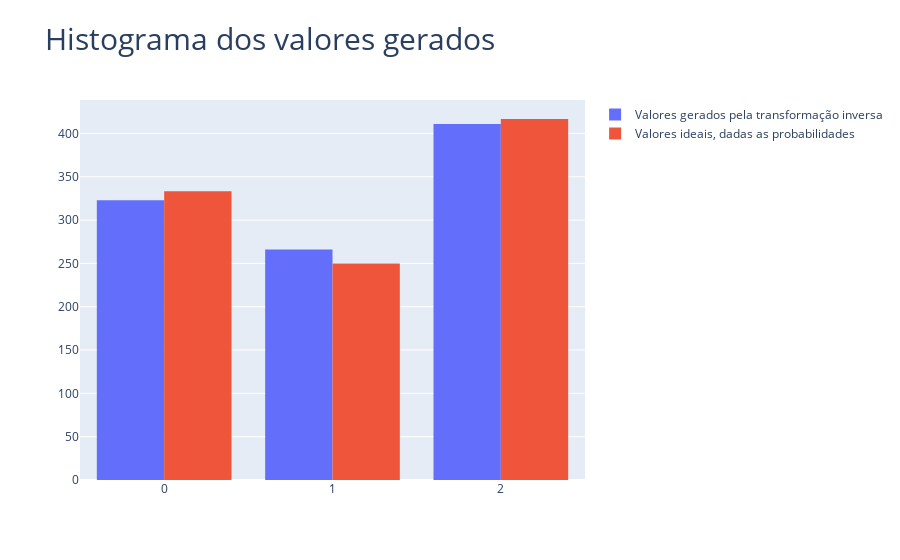

Source (notebook cell):
### Code cell
fig = go.Figure()
fig.add_trace(go.Histogram(x=valores, name='Valores gerados pela transformação inversa'))
fig.add_trace(go.Histogram(x=ideais['nomes'], y=ideais['numeros'], name='Valores ideais, dadas as probabilidades', histfunc='sum'))

fig.update_layout(barmode='group', title=dict(text='Histograma dos valores gerados', font=dict(size=30)))
# Reduce opacity to see both histograms
fig.show()

### Figure 1 — Plotly figure (JSON) as saved in the notebook; plotly's stock layout.template omitted (floating-point values rounded to 4 significant figures; data arrays with more than 128 entries replaced by an {"elided": "..."} marker saying what was removed)
{"data": [{"name": "Valores gerados pela transformação inversa", "type": "histogram", "x": {"elided": "1000 int values"}}, {"histfunc": "sum", "name": "Valores ideais, dadas as probabilidades", "type": "histogram", "x": [0, 1, 2], "y": [333.3, 250, 416.7]}], "layout": {"barmode": "group", "title": {"font": {"size": 30}, "text": "Histograma dos valores gerados"}}}
